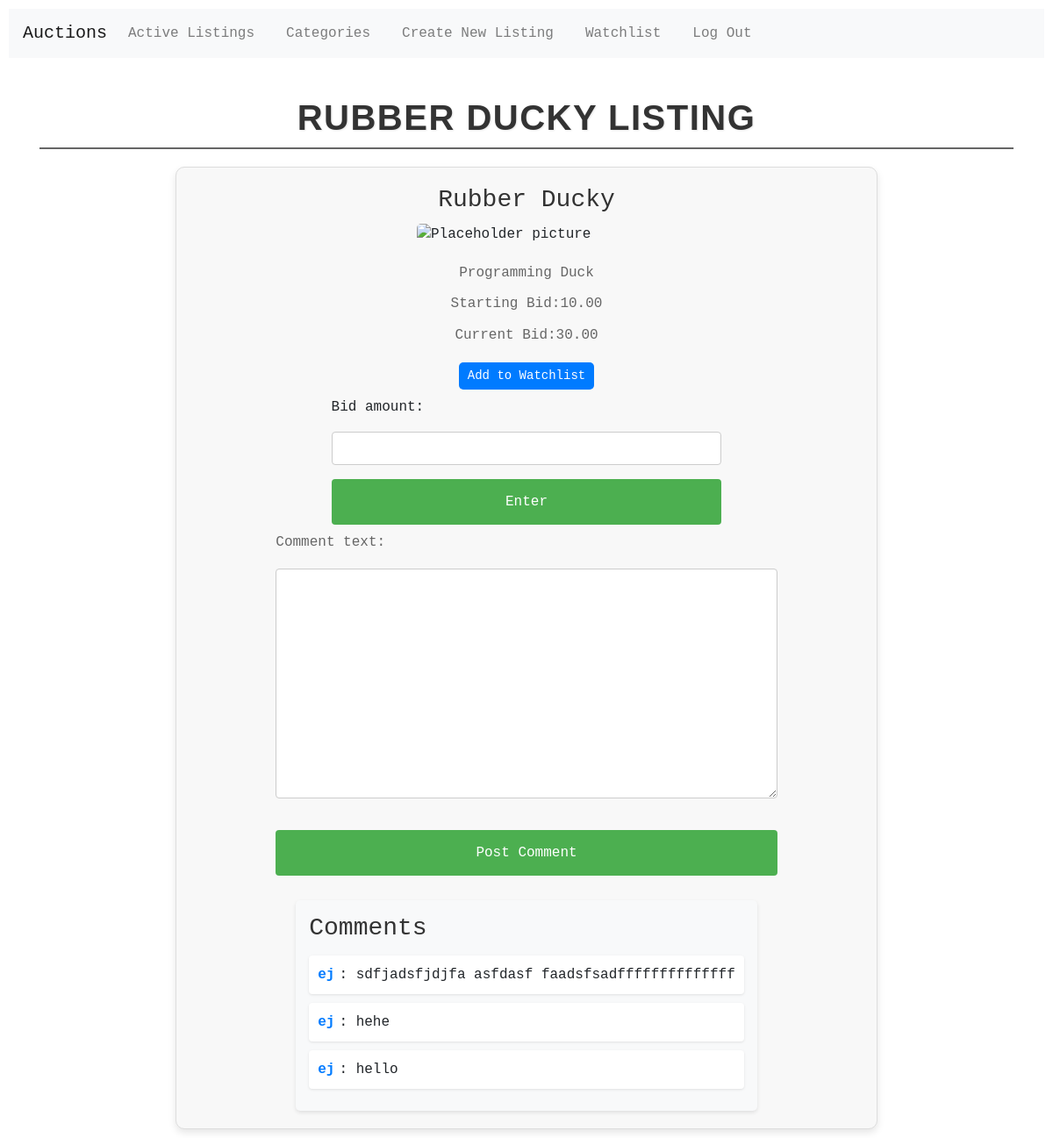
The app's page /listing_view/2 (signed in) with its own data.
### auctions/models.py (models this page shows, shortened)
class Listing(models.Model):
    owner = models.ForeignKey(User, on_delete=models.CASCADE, related_name="listings")
    title = models.CharField(max_length=64)
    description = models.TextField()
    category = models.CharField(max_length=64, blank=True)
    image_url = models.URLField(max_length=200, blank=True)
    start_bid = models.DecimalField(max_digits=10, decimal_places=2)
    current_bid = models.DecimalField(max_digits=10, decimal_places=2, default = 0)
    is_active = models.BooleanField(default=True)
    winner = models.ForeignKey(User, on_delete=models.SET_NULL, null=True, blank=True, related_name="won_listing")

class Comments(models.Model):
    owner = models.ForeignKey(User, on_delete=models.CASCADE, related_name="comments")
    listing = models.ForeignKey(Listing, on_delete=models.CASCADE, related_name="comments")
    comment_text = models.TextField()

class User(AbstractUser):
    watchlist = models.ManyToManyField('Listing', blank=True, related_name="watched_by")

### auctions/views.py (the view)
# urls.py: path("listing_view/<int:pk>", views.listing_view, name='listing_view'),
def listing_view(request, pk):
    listing = get_object_or_404(Listing, pk=pk)
    in_watchlist = False
    if request.user.is_authenticated:
        in_watchlist = listing in request.user.watchlist.all()
    if request.method == "POST" and 'comment_submit' in request.POST:
        comment_form = CreateCommentForm(request.POST)
        if comment_form.is_valid():
            comment_text = comment_form.cleaned_data['comment_text']
            comment = Comments(owner=request.user, listing=listing, comment_text=comment_text)
            comment.save()
            messages.success(request, "Comment added successfully.")
            return HttpResponseRedirect(reverse('listing_view', args=[pk]))
        else:
            messages.error(request, "Error in comment form.")
    else:
        comment_form = CreateCommentForm()
    comments = Comments.objects.filter(listing=listing).order_by('-id')
    return render(request, "auctions/listing_view.html", {
        "listing": listing,
        "bid_form": CreateBidForm(),
        "comment_form": comment_form,
        "in_watchlist": in_watchlist,
        "comments": comments
    })

### auctions/views.py
class CreateBidForm(forms.Form):
    bid_amount = forms.DecimalField(max_digits=10, decimal_places=2, widget=forms.NumberInput(attrs={'class': 'form-control'}))

class CreateCommentForm(forms.Form):
    comment_text = forms.CharField(widget=forms.Textarea(attrs={'class': 'form-control'}))

### auctions/templates/auctions/listing_view.html (shortened to what this page needs)
{% extends "auctions/layout.html" %}
{% block body %}
    <h2 class="page-heading">{{listing.title}} Listing</h2>
    <div class="listing-content">
        <h3>{{listing.title}}</h3>
        {% if listing.image_url %}
        <img src="{{ listing.image_url }}" alt="Image for the listing">
        {% else %}
        <img src="https://www.generationsforpeace.org/wp-content/uploads/2018/03/empty-300x240.jpg" alt="Placeholder picture">
        {% endif %}
        <p>{{listing.description}}</p>
        <p>Starting Bid:{{listing.start_bid}}</p>
        <p>Current Bid:{{listing.current_bid}}</p>
        {% if user.is_authenticated %}
            <div class="watchlist-button">
                <form action="{% url 'toggle_watchlist' listing.id %}" method="post">
                    {% if in_watchlist %}
                        <input type="submit" class="watchlist-btn" value="Remove from Watchlist">
                    {% else %}
                        <input type="submit" class="watchlist-btn" value="Add to Watchlist">
                    {% endif %}
                </form>
            </div>
            <div class="bid-form">
                <form action="{% url 'submit_bid' listing.id %}" method="post">
                    {{ bid_form }}
                    <input class="btn btn-primary" type="submit" value="Enter">
                </form>
            </div>
            {% if user.is_authenticated %}
                <div class="comment-form">
                    <form action="{% url 'listing_view' listing.id %}" method="post">
                        {{ comment_form.as_p }}
                        <input type="submit" name="comment_submit" class="btn btn-primary" value="Post Comment">
                    </form>
                </div>
            {% endif %}
            <div class="comments-section">
                <h3>Comments</h3>
                {% for comment in comments %}
                    <div class="comment">
                        <strong>{{ comment.owner.username }}</strong>: {{ comment.comment_text }}
                    </div>
                {% empty %}
                    <p>No comments yet.</p>
                {% endfor %}
            </div>
        {% endif %}
    </div>
{% endblock %}

### auctions/static/auctions/styles.css (style rules this page uses)
body { padding: 10px; font-family: 'Courier New', Courier, monospace, sans-serif; }
.form-control { width: 100%; padding: 10px; margin: 8px 0; display: inline-block; border: 1px solid #ccc; border-radius: 4px; box-sizing: border-box; }
input[type=submit] { width: 100%; background-color: #4CAF50; color: white; padding: 14px 20px; margin: 8px 0; border: none; border-radius: 4px; cursor: pointer; }
.page-heading { font-family: 'Arial', sans-serif; font-size: 2.5rem; font-weight: 700; color: #333; text-align: center; text-transform: uppercase; text-shadow: 1px 1px 2px rgba(0, 0, 0, 0.1); margin-top: 20px; margin-bottom: 20px; letter-spacing: 1.5px; line-height: 1.2; border-bottom: 2px solid #666; padding-bottom: 10px; }
img { width: 250px; height: auto; border-radius: 4px;; }
.listing-content { max-width: 800px; margin: 0 auto; padding: 20px; background-color: #f8f8f8; border: 1px solid #ddd; border-radius: 10px; box-shadow: 0 4px 8px rgba(0, 0, 0, 0.1); display: flex; flex-direction: column; justify-content: center; align-items: center; }
.listing-content h3 { color: #333; margin-bottom: 10px; }
.listing-content img { max-width: 100%; height: auto; border-radius: 5px; margin-bottom: 20px; }
.listing-content p { color: #666; line-height: 1.6; margin-bottom: 10px; }
input[type=submit].watchlist-btn { padding: 5px 10px; font-size: 14px; color: white; background-color: #007bff; border: none; border-radius: 5px; cursor: pointer; transition: background-color 0.3s ease; }
.comments-section { margin-top: 20px; padding: 15px; background-color: #f8f9fa; border-radius: 5px; box-shadow: 0 2px 4px rgba(0, 0, 0, 0.1); }
.comments-section h3 { margin-bottom: 15px; color: #333; }
.comment { padding: 10px; margin-bottom: 10px; background-color: white; border-radius: 4px; box-shadow: 0 1px 3px rgba(0, 0, 0, 0.1); }
.comment strong { color: #007bff; margin-right: 5px; }

### records on screen
Listing: title "RUBBER DUCKY", title "Rubber Ducky", description "Programming Duck", start_bid "10.00", current_bid "30.00"
Comments: owner.username "ej", comment_text "sdfjadsfjdjfa asfdasf faadsfsadffffffffffffff"
Comments: owner.username "ej", comment_text "hehe"
Comments: owner.username "ej", comment_text "hello"
